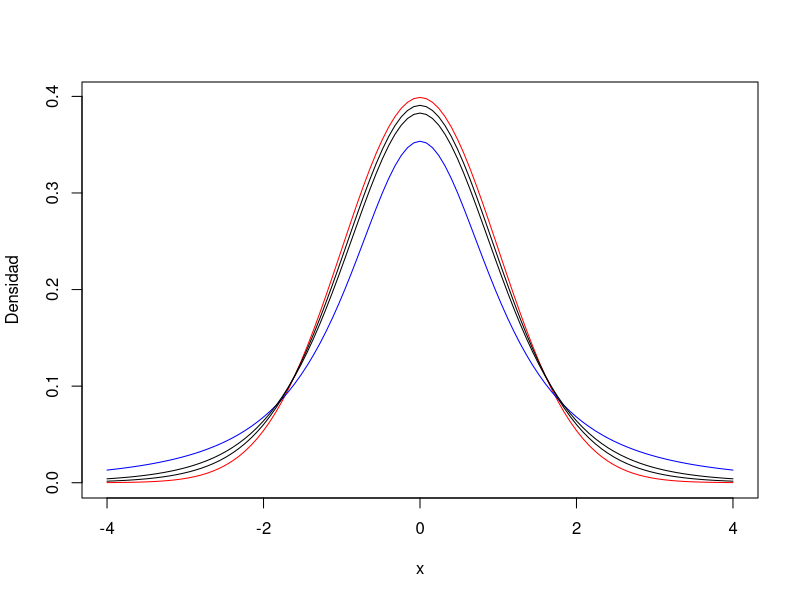

Write the R code that produced this figure.
## ---- chunk 1
knitr::opts_chunk$set(echo = TRUE)
options("yaml.eval.expr" = TRUE)
## ---- chunk 2
curve(dnorm(x), -4, 4, col = "red", ylab = "Densidad")
curve(dt(x, df = 2), col = "blue", add = TRUE)
curve(dt(x, df = 6), add = TRUE)
curve(dt(x, df = 12), add = TRUE)
